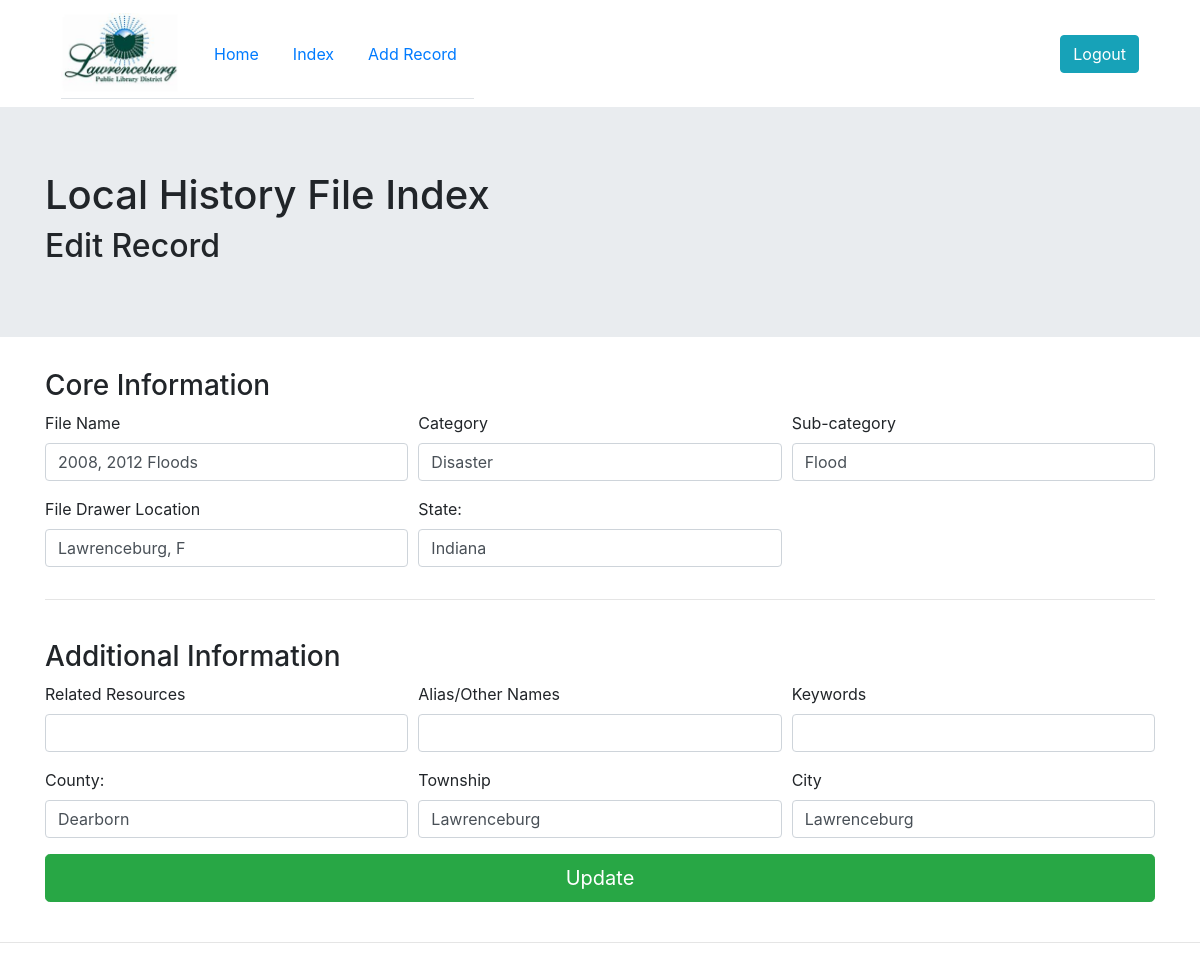
/edit_file.php?id=248 (signed in), run on the app's committed database.
### tables this page shows
CREATE TABLE `files` (
  `id` int(15) NOT NULL,
  `filename` varchar(255) NOT NULL,
  `category` varchar(255) NOT NULL,
  `subcategory` varchar(255) DEFAULT NULL,
  `file_location` varchar(255) NOT NULL,
  `state` varchar(255) NOT NULL,
  `county` varchar(255) DEFAULT NULL,
  `township` varchar(255) DEFAULT NULL,
  `city` varchar(255) DEFAULT NULL,
  `related` varchar(255) DEFAULT NULL,
  `alias` varchar(255) DEFAULT NULL,
  `keywords` varchar(255) DEFAULT NULL
);

### edit_file.php (the view, shortened to what this page needs)
<?php
require_once 'includes/header.php';
require_once 'includes/database.php';
$id = filter_input(INPUT_GET, 'id', FILTER_SANITIZE_NUMBER_INT);
$sql = "SELECT * FROM files WHERE id=$id";
$query = $db->query($sql);
if (!$query) {
    $errno = $db->connect_errno;
    $errmsg = $db->connect_error;
    die("Connection to database failed: ($errno) $errmsg.");
} else {
    $data = $query->fetch_assoc();
}
?>
<div class="jumbotron jumbotron-fluid">
    <div class="container">
        <h1>Local History File Index</h1>
        <h2>Edit Record</h2>
    </div>
</div>
<div class="container">
    <form action="edit_SQL.php" method="post">
        <h3>Core Information</h3>
        <div class="form-row">
            <div class="form-group col-md-4">
                <label for="filename">File Name</label>
                <input type="text" name="filename" class="form-control" value="<?php echo $data['filename'] ?>" autofocus required>
            </div>
            <div class="form-group col-md-4">
                <label for="subject">Category</label>
                <input type="text" name="category" class="form-control" value="<?php echo $data['category'] ?>" required>
            </div>
            <div class="form-group col-md-4">
                <label for="subcategory">Sub-category</label>
                <input type="text" name="subcategory" class="form-control" value="<?php echo $data['subcategory'] ?>">
            </div>
            <div class="form-group col-md-4">
                <label for="file_location">File Drawer Location</label>
                <input type="text" name="file_location" class="form-control" value="<?php echo $data['file_location'] ?>">
            </div>
            <div class="form-group col-md-4">
                <label for="state">State:</label>
                <input type="text" class="form-control" id="state" name="state" value="<?php echo $data['state'] ?>" required>
            </div>
        </div>
        <hr/>
        <br/>
        <h3>Additional Information</h3>
        <div class="form-row">
            <div class="form-group col-md-4">
                <label for="related files">Related Resources</label>
                <input type="text" name="related" class="form-control" value="<?php echo $data['related'] ?>">
            </div>
            <div class="form-group col-md-4">
                <label for="alias">Alias/Other Names</label>
                <input type="text" name="alias" class="form-control" value="<?php echo $data['alias'] ?>">
            </div>
            <div class="form-group col-md-4">
                <label for="alias">Keywords</label>
                <input type="text" name="keywords" class="form-control" value="<?php echo $data['keywords'] ?>">
            </div>
        </div>
        <div class="form-row">
            <div class="form-group col-md-4">
                <label for="county">County:</label>
                <input type="text" class="form-control" id="county" name="county" value="<?php echo $data['county'] ?>">
            </div>
            <div class="form-group col-md-4">
                <label for="township">Township</label>
                <input type="text" name="township" class="form-control" value="<?php echo $data['township'] ?>">
            </div>
            <div class="form-group col-md-4">
                <label for="city">City</label>
                <input type="text" name="city" class="form-control" value="<?php echo $data['city'] ?>">
            </div>
        </div>
        <button type="submit" class="btn btn-success btn-lg btn-block">Update</button> <br/>
    </form>
</div>
<?php
require_once 'includes/footer.php';

### data on the page
files: filename "2008, 2012 Floods", category "Disaster", subcategory "Flood", file_location "Lawrenceburg, F", state "Indiana", county "Dearborn", township "Lawrenceburg", city "Lawrenceburg"
